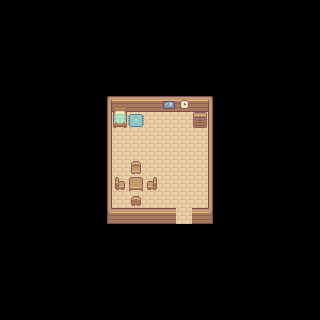

This game map was drawn from its Tiled (.tmx) file and the tilesets committed beside it. A one-line description and the full map source follow:
An orthogonal 20x20 tile map with 16x16 px tiles, 3 tile layers (floor, walls, furniture), 3 tilesets and 13 objects.

<map version="1.10" tiledversion="1.10.1" orientation="orthogonal" renderorder="right-down" width="20" height="20" tilewidth="16" tileheight="16" infinite="0" nextlayerid="7" nextobjectid="22">
 <tileset firstgid="1" name="house_walls" tilewidth="16" tileheight="16" tilecount="15" columns="5">
  <image source="house_walls.png" width="80" height="48" />
 </tileset>
 <tileset firstgid="16" name="house_roof" tilewidth="16" tileheight="16" tilecount="35" columns="7">
  <image source="house_roof.png" width="112" height="80" />
 </tileset>
 <tileset firstgid="51" name="furniture" tilewidth="16" tileheight="16" tilecount="54" columns="9">
  <image source="furniture.png" width="144" height="96" />
 </tileset>
 <layer id="1" name="floor" width="20" height="20">
  <data encoding="csv">
0,0,0,0,0,0,0,0,0,0,0,0,0,0,0,0,0,0,0,0,
0,0,0,0,0,0,0,0,0,0,0,0,0,0,0,0,0,0,0,0,
0,0,0,0,0,0,0,0,0,0,0,0,0,0,0,0,0,0,0,0,
0,0,0,0,0,0,0,0,0,0,0,0,0,0,0,0,0,0,0,0,
0,0,0,0,0,0,0,0,0,0,0,0,0,0,0,0,0,0,0,0,
0,0,0,0,0,0,0,0,0,0,0,0,0,0,0,0,0,0,0,0,
0,0,0,0,0,0,0,0,0,0,0,0,0,0,0,0,0,0,0,0,
0,0,0,0,0,0,0,7,7,7,7,7,7,0,0,0,0,0,0,0,
0,0,0,0,0,0,0,7,7,7,7,7,7,0,0,0,0,0,0,0,
0,0,0,0,0,0,0,7,7,7,7,7,7,0,0,0,0,0,0,0,
0,0,0,0,0,0,0,7,7,7,7,7,7,0,0,0,0,0,0,0,
0,0,0,0,0,0,0,7,7,7,7,7,7,0,0,0,0,0,0,0,
0,0,0,0,0,0,0,7,7,7,7,7,7,0,0,0,0,0,0,0,
0,0,0,0,0,0,0,0,0,0,0,7,0,0,0,0,0,0,0,0,
0,0,0,0,0,0,0,0,0,0,0,0,0,0,0,0,0,0,0,0,
0,0,0,0,0,0,0,0,0,0,0,0,0,0,0,0,0,0,0,0,
0,0,0,0,0,0,0,0,0,0,0,0,0,0,0,0,0,0,0,0,
0,0,0,0,0,0,0,0,0,0,0,0,0,0,0,0,0,0,0,0,
0,0,0,0,0,0,0,0,0,0,0,0,0,0,0,0,0,0,0,0,
0,0,0,0,0,0,0,0,0,0,0,0,0,0,0,0,0,0,0,0
</data>
 </layer>
 <layer id="2" name="walls" width="20" height="20">
  <data encoding="csv">
0,0,0,0,0,0,0,0,0,0,0,0,0,0,0,0,0,0,0,0,
0,0,0,0,0,0,0,0,0,0,0,0,0,0,0,0,0,0,0,0,
0,0,0,0,0,0,0,0,0,0,0,0,0,0,0,0,0,0,0,0,
0,0,0,0,0,0,0,0,0,0,0,0,0,0,0,0,0,0,0,0,
0,0,0,0,0,0,0,0,0,0,0,0,0,0,0,0,0,0,0,0,
0,0,0,0,0,0,0,0,0,0,0,0,0,0,0,0,0,0,0,0,
0,0,0,0,0,0,1,2,2,2,2,2,2,3,0,0,0,0,0,0,
0,0,0,0,0,0,6,0,0,0,0,0,0,8,0,0,0,0,0,0,
0,0,0,0,0,0,6,0,0,0,0,0,0,8,0,0,0,0,0,0,
0,0,0,0,0,0,6,0,0,0,0,0,0,8,0,0,0,0,0,0,
0,0,0,0,0,0,6,0,0,0,0,0,0,8,0,0,0,0,0,0,
0,0,0,0,0,0,6,0,0,0,0,0,0,8,0,0,0,0,0,0,
0,0,0,0,0,0,6,0,0,0,0,0,0,8,0,0,0,0,0,0,
0,0,0,0,0,0,11,12,12,12,12,0,12,13,0,0,0,0,0,0,
0,0,0,0,0,0,0,0,0,0,0,0,0,0,0,0,0,0,0,0,
0,0,0,0,0,0,0,0,0,0,0,0,0,0,0,0,0,0,0,0,
0,0,0,0,0,0,0,0,0,0,0,0,0,0,0,0,0,0,0,0,
0,0,0,0,0,0,0,0,0,0,0,0,0,0,0,0,0,0,0,0,
0,0,0,0,0,0,0,0,0,0,0,0,0,0,0,0,0,0,0,0,
0,0,0,0,0,0,0,0,0,0,0,0,0,0,0,0,0,0,0,0
</data>
 </layer>
 <layer id="3" name="furniture" width="20" height="20">
  <data encoding="csv">
0,0,0,0,0,0,0,0,0,0,0,0,0,0,0,0,0,0,0,0,
0,0,0,0,0,0,0,0,0,0,0,0,0,0,0,0,0,0,0,0,
0,0,0,0,0,0,0,0,0,0,0,0,0,0,0,0,0,0,0,0,
0,0,0,0,0,0,0,0,0,0,0,0,0,0,0,0,0,0,0,0,
0,0,0,0,0,0,0,0,0,0,0,0,0,0,0,0,0,0,0,0,
0,0,0,0,0,0,0,0,0,0,0,0,0,0,0,0,0,0,0,0,
0,0,0,0,0,0,0,61,0,0,53,85,0,0,0,0,0,0,0,0,
0,0,0,0,0,0,0,70,98,0,0,0,72,0,0,0,0,0,0,0,
0,0,0,0,0,0,0,0,0,0,0,0,0,0,0,0,0,0,0,0,
0,0,0,0,0,0,0,0,0,0,0,0,0,0,0,0,0,0,0,0,
0,0,0,0,0,0,0,0,75,0,0,0,0,0,0,0,0,0,0,0,
0,0,0,0,0,0,0,73,81,74,0,0,0,0,0,0,0,0,0,0,
0,0,0,0,0,0,0,0,76,0,0,0,0,0,0,0,0,0,0,0,
0,0,0,0,0,0,0,0,0,0,0,0,0,0,0,0,0,0,0,0,
0,0,0,0,0,0,0,0,0,0,0,0,0,0,0,0,0,0,0,0,
0,0,0,0,0,0,0,0,0,0,0,0,0,0,0,0,0,0,0,0,
0,0,0,0,0,0,0,0,0,0,0,0,0,0,0,0,0,0,0,0,
0,0,0,0,0,0,0,0,0,0,0,0,0,0,0,0,0,0,0,0,
0,0,0,0,0,0,0,0,0,0,0,0,0,0,0,0,0,0,0,0,
0,0,0,0,0,0,0,0,0,0,0,0,0,0,0,0,0,0,0,0
</data>
 </layer>
 <objectgroup id="4" name="walls">
  <object id="1" x="112" y="96" width="96" height="16" />
  <object id="5" x="208" y="96" width="16" height="128" />
  <object id="8" x="192" y="208" width="16" height="16" />
  <object id="9" x="112" y="208" width="64" height="16" />
  <object id="10" x="96" y="96" width="16" height="128" />
 </objectgroup>
 <objectgroup id="5" name="furnitures">
  <object id="12" x="192.766" y="113.973" width="13.9756" height="14.2165" />
  <object id="13" x="128.19" y="177.345" width="15.4213" height="12.2889" />
  <object id="14" x="146.502" y="177.586" width="11.325" height="12.2889" />
  <object id="15" x="128.913" y="160.96" width="13.0117" height="13.2527" />
  <object id="16" x="113.25" y="176.381" width="13.0117" height="14.2165" />
  <object id="17" x="128.19" y="193.489" width="14.2165" height="13.4937" />
  <object id="18" x="112.599" y="112.702" width="14.9179" height="15.9397" />
 </objectgroup>
 <objectgroup id="6" name="door">
  <object id="21" x="176.749" y="221.179" width="14.5512" height="8.92476" />
 </objectgroup>
</map>
